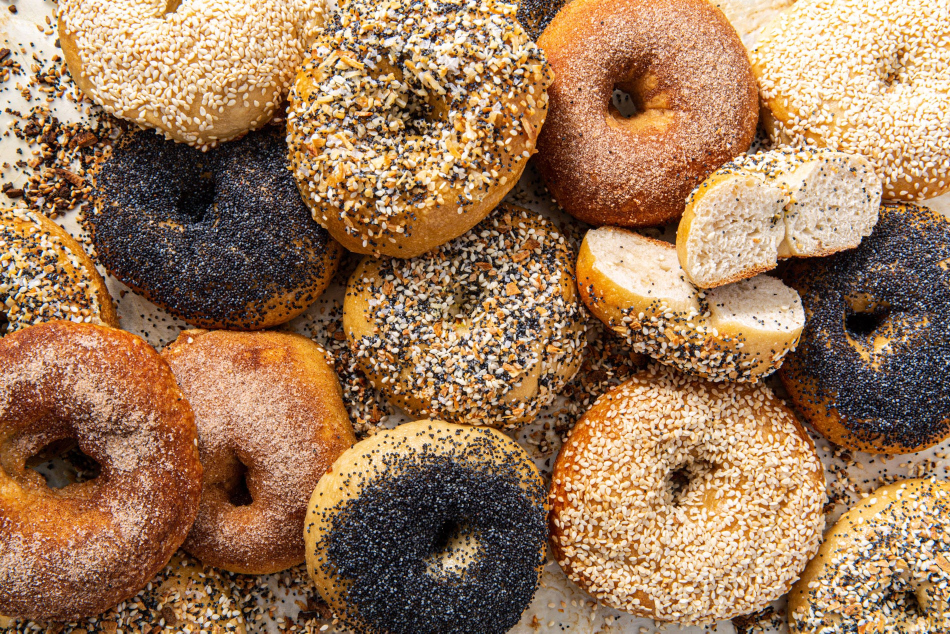
#> input picture bagels.jpg, 1900 x 1267 px, given in place of the camera (shown at 1/2 size)
$ python webcam_motion.py
#> lines starting #> are read from the running program, lines starting #| are printed output that depends on the picture
### motion_detection/motion_buffer.py
import cv2
import numpy as np
from collections import deque
from datetime import datetime, timedelta
import matplotlib.pyplot as plt
from dataclasses import dataclass


def compute_rgb_diff(a, b, threshold=30):
    d1 = cv2.subtract(a, b)
    d2 = cv2.subtract(b, a)
    d1 = cv2.cvtColor(d1, cv2.COLOR_BGR2GRAY)
    d2 = cv2.cvtColor(d2, cv2.COLOR_BGR2GRAY)
    d3 = np.zeros(d1.shape, np.uint8)
    _, d1u = cv2.threshold(d1, threshold, 255, cv2.THRESH_BINARY)
    _, d2u = cv2.threshold(d2, threshold, 255, cv2.THRESH_BINARY)
    _, d1l = cv2.threshold(d1, threshold, 255, cv2.THRESH_BINARY_INV)
    _, d2l = cv2.threshold(d2, threshold, 255, cv2.THRESH_BINARY_INV)
    return cv2.merge([d3, d1u, d2u]), cv2.merge([d3, d1l, d2l])


def compute_motion(curr, prev):
    curr = cv2.GaussianBlur(curr, (7, 7), 0)
    prev = cv2.GaussianBlur(prev, (7, 7), 0)
    diff, noise = compute_rgb_diff(curr, prev)
    norm = np.linalg.norm(diff)
    score = norm / (diff.shape[0] * diff.shape[1])
    return score, diff


def drop_all_before(buffer, time):
    ret = []
    while buffer and buffer[0][0] < time:
        ret.append(buffer.popleft())
    return ret


# [6 lines left out: function magnify_with_max_size, not called in this run]


def fn_to_timestamp(fn):
    ts = fn.replace("cap-picam-big-bird-data-", "").replace(".jpg", "")
    return datetime.strptime(ts, "%Y-%m-%dT%H-%M-%S.%f")


@dataclass
class MotionFrame:
    stamp: datetime
    descriptor: str
    raw_score: float
    is_bird: bool
    keep_level: int


class MotionBuffer:

    def __init__(self, center=None, dims=None):
        self.center = center
        self.dims = dims
        self.metadata = deque(maxlen=1000)
        self.baseline = None
        self.alpha = 0.98
        self.left_stamp = None
        self.diff = None
        self.sampled = None

    def sample(self, img):
        if not self.center or not self.dims:
            return img
        cx, cy = self.center
        rx, ry = self.dims
        return img[cy - ry:cy + ry, cx - rx:cx + rx]

    def get_next_zero(self):
        for i in range(len(self.metadata)):
            m = self.metadata[i][1]
            if m.stamp <= self.left_stamp:
                continue
            if m.keep_level == 0:
                return m.stamp
        return None

    def add(self, timestamp, curr, desc):

        if self.left_stamp is None:
            self.left_stamp = timestamp

        if self.baseline is None:
            self.baseline = self.sample(curr)
        else:
            self.baseline = cv2.addWeighted(self.baseline,
                self.alpha, self.sample(curr), 1 - self.alpha, 0)

        self.sampled = self.sample(curr)
        score, self.diff = compute_motion(self.sampled, self.baseline)

        is_bird = score > 0.1
        if is_bird:
            keep_level = 6
        elif not self.metadata:
            keep_level = 0
        else:
            keep_level = max(0, self.metadata[-1][1].keep_level - 1)
        frame = MotionFrame(timestamp, desc, score, is_bird, keep_level)
        self.metadata.append((timestamp, frame))

        nxt = self.get_next_zero()
        if nxt and timestamp - nxt > timedelta(seconds=60):
            self.left_stamp = nxt

        dropped = drop_all_before(self.metadata, self.left_stamp)
        if any(dr.is_bird for _, dr in dropped):
            return dropped

        return []


    def plot(self):

        if not self.metadata:
            return

        t = np.array([t for t, _ in self.metadata])
        y = np.array([x.raw_score for _, x in self.metadata])
        b = np.array([int(x.is_bird) for _, x in self.metadata])
        k = np.array([int(x.keep_level) for _, x in self.metadata])

        plt.figure(0)
        plt.clf()
        plt.plot(t, y, label="Birb")
        plt.plot(t, b, label="Is Birb")
        plt.plot(t, k, label="Keep")
        for ts, _ in self.metadata:
            plt.axvline(ts, color="grey", alpha=0.1)
        plt.axvline(self.left_stamp, color="red")
        nxt = self.get_next_zero()
        if nxt:
            plt.axvline(nxt, color="red", alpha=0.4, linestyle="--")
        plt.legend()
        plt.pause(0.02)

### motion_detection/webcam_motion.py
import time
import cv2
from datetime import datetime
from motion_buffer import MotionBuffer


def main():

    cap = cv2.VideoCapture(0)

    if not cap.isOpened():
        print("Cannot open camera")
        exit()

    motion_buffer = MotionBuffer((200, 200), (20, 10))

    while True:

        ret, curr = cap.read()
#> curr is the input picture: shape (1267, 1900, 3); mean B, G, R 89.4, 121.4, 157.2
        if not ret:
            print("Can't receive frame.")
            break

        cv2.imshow("frame", curr)

        now = datetime.now()

        group = motion_buffer.add(now, curr, None)
#> in sample, `return img[cy - ry:cy + ry, cx - rx:cx + rx]`:
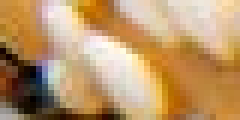
#> returned value: shape (20, 40, 3) (shown 6 times larger); mean of channels 0, 1, 2 106.4, 150.9, 188.1; drawn as B, G, R
#> in compute_motion, `curr = cv2.GaussianBlur(curr, (7, 7), 0)`:
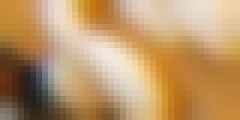
#> curr: shape (20, 40, 3) (shown 6 times larger); mean of channels 0, 1, 2 106.4, 151.2, 188.4; drawn as B, G, R
#> in compute_rgb_diff, `d1 = cv2.subtract(a, b)`: d1: shape (20, 40, 3); every value is 0
#> in compute_rgb_diff, `d1 = cv2.cvtColor(d1, cv2.COLOR_BGR2GRAY)`: d1: shape (20, 40); every value is 0
#> in compute_rgb_diff, `_, d1l = cv2.threshold(d1, threshold, 255, cv2.THRESH_BINARY_INV)`: d1l: shape (20, 40); every value is 255
#> in compute_motion, `diff, noise = compute_rgb_diff(curr, prev)`:
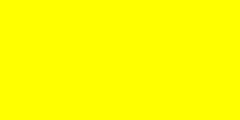
#> noise: shape (20, 40, 3) (shown 6 times larger); mean of channels 0, 1, 2 0, 255, 255; drawn as B, G, R
#> in compute_motion, `norm = np.linalg.norm(diff)`: norm = 0
#> in add, `is_bird = score > 0.1`: is_bird = False
#> group = []
        for g in group:
            print(g)
#> this loop made 0 passes
        if group:
            print()

        cv2.imshow("baseline", motion_buffer.baseline)

        motion_buffer.plot()

        time.sleep(0.5)

        cv2.waitKey(1)


    cap.release()
    cv2.destroyAllWindows()


if __name__ == "__main__":
    main()

$ run again, on dumb_fish.png
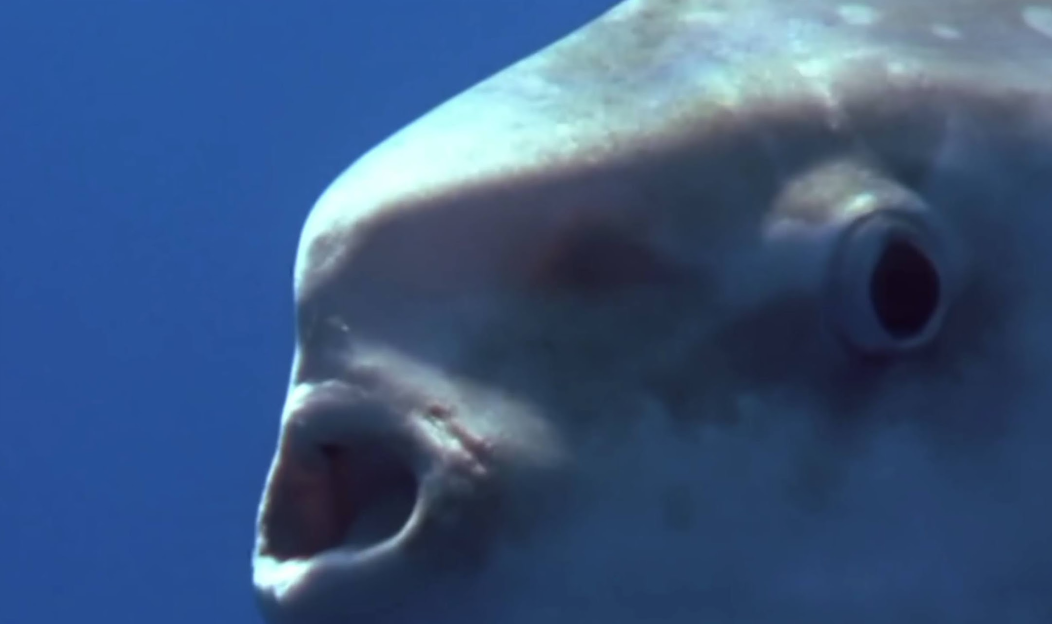
#> input picture dumb_fish.png, 2104 x 1248 px, given in place of the camera (shown at 1/2 size)
#> in main, curr is the input picture: shape (1248, 2104, 3); mean B, G, R 126, 86.6, 59.8
#> in sample, `return img[cy - ry:cy + ry, cx - rx:cx + rx]`:
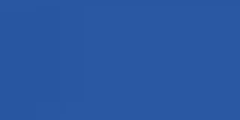
#> returned value: shape (20, 40, 3) (shown 6 times larger); mean of channels 0, 1, 2 162.4, 87.4, 41.4; drawn as B, G, R
#> curr: shape (20, 40, 3)
#> d1l: shape (20, 40); every value is 255
#> norm = 0
#> is_bird = False
#> group = []
